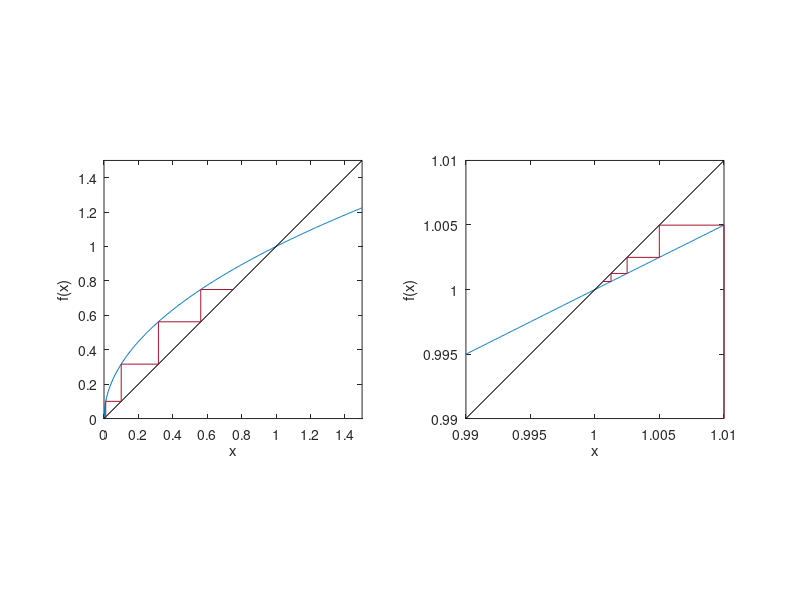

Source code (MATLAB):
% Fig. 1.27: Steady states of x_{n+1} = sqrt(x_n) (book, Section 1.4, Eq. 1.31)
% left: start at 0.01 near the unstable state 0;  right: start at 1.01 near the stable state 1
% (c) 2026 Philipp Kügler · Program for the book "Dynamical Systems in the Life Sciences" · MIT License (see LICENSE)
starts = [0.01 1.01]; grenzen = [0 1.5; 0.99 1.01]; N = 4;
for p = 1:2
    lo = grenzen(p, 1); hi = grenzen(p, 2);
    x = zeros(1, N + 1); x(1) = starts(p);
    for k = 1:N
        x(k + 1) = sqrt(x(k));
    end
    fprintf('x_0 = %g: ', starts(p)); fprintf('%.5f  ', x); fprintf('\n');
    px = x(1); py = lo;
    for k = 1:N
        px = [px x(k) x(k + 1)]; py = [py x(k + 1) x(k + 1)];
    end
    xx = linspace(lo, hi, 300);
    subplot(1, 2, p);
    plot(xx, sqrt(xx), 'Color', [0 0.447 0.741]); hold on
    plot([lo hi], [lo hi], 'k-');
    plot(px, py, 'Color', [0.64 0.08 0.18]); hold off
    axis equal; axis([lo hi lo hi]); xlabel('x'); ylabel('f(x)');
end
disp('f''(x) = 1/(2 sqrt(x)):  f''(1) = 0.5 < 1 (stabil), f''(x) -> unendlich für x -> 0 (instabil)');
